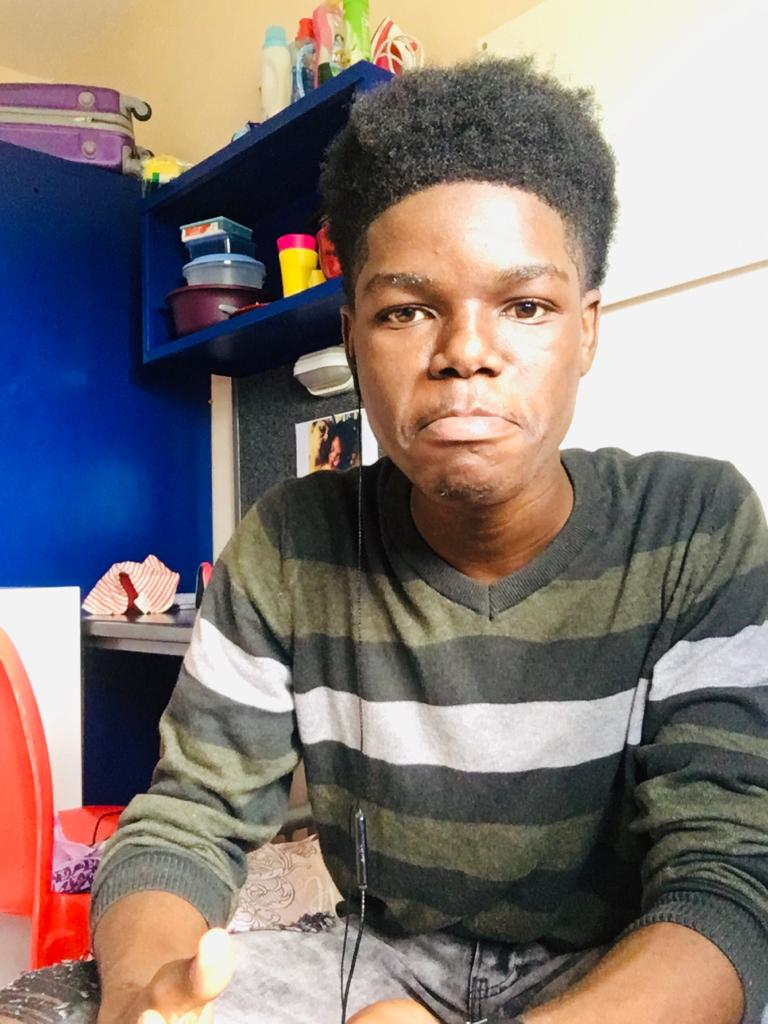
#> input picture face-x/images/me.jpg, 768 x 1024 px
$ python main.py
#> lines starting #> are read from the running program, lines starting #| are printed output that depends on the picture; after the words box and inside, x2 and y2 are one past the last pixel; in counts of white or black regions, pixels touching at a corner belong together
import cv2
import numpy as np
class Cartoonfy(object):
    def __init__(self, image_path):
        self.image_path = image_path

    def cartoonfy(self):
        image = cv2.imread(self.image_path)
#> image is the input picture: shape (1024, 768, 3); mean B, G, R 118.7, 121.8, 132.3
        image = cv2.resize(image, (int(image.shape[1] *.4), int(image.shape[0] * .4)))
#> image: shape (409, 307, 3)
        imageGray = cv2.cvtColor(image, cv2.COLOR_BGR2GRAY)
        imageBlur = cv2.medianBlur(imageGray, ksize=5)
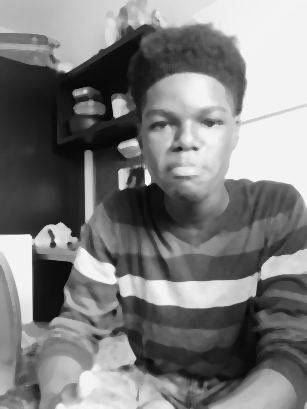
#> imageBlur: shape (409, 307); min 8, max 244, mean 124.8
        imageThreshHold = cv2.adaptiveThreshold(imageBlur, 255, cv2.ADAPTIVE_THRESH_MEAN_C, cv2.THRESH_BINARY, 9, 9)
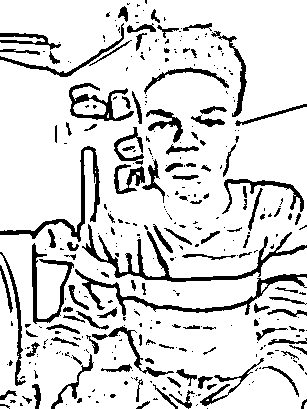
#> imageThreshHold: shape (409, 307); 85.3% white; 342 black regions (226 under 20 px), largest, box (x1, y1, x2, y2) and area: (82, 224, 307, 282) 1753, (75, 269, 307, 316) 1407, (0, 146, 100, 242) 1079
        imageThreshHold2 = cv2.adaptiveThreshold(imageBlur, 255, cv2.ADAPTIVE_THRESH_MEAN_C, cv2.THRESH_BINARY_INV, 9, 9)
        imageCanny = cv2.Canny(imageBlur, 31, 39)
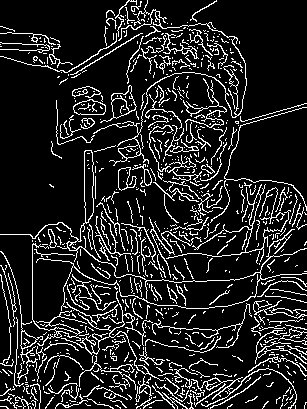
#> imageCanny: shape (409, 307); 13.6% white in thin lines or dots
        # A bilateral filter is a non-linear, edge-preserving, and noise-reducing smoothing filter for images.
        filteredImage = cv2.bilateralFilter(image, 9, 100, 100)
        cattonImage = cv2.bitwise_and(filteredImage,filteredImage,mask=imageThreshHold)
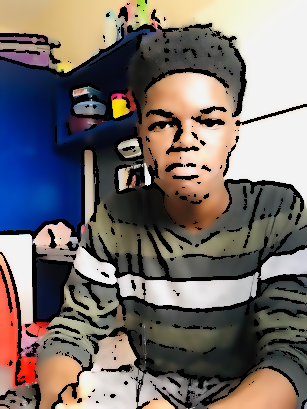
#> cattonImage: shape (409, 307, 3); mean B, G, R 107.5, 110.3, 118.6
        cattonImage2 = cv2.bitwise_and(filteredImage, filteredImage, mask=imageThreshHold2)
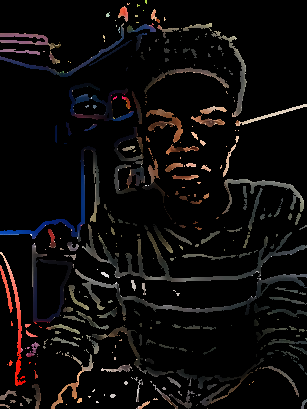
#> cattonImage2: shape (409, 307, 3); mean B, G, R 11.2, 11.5, 13.6
        cattonImage3 = cv2.bitwise_and(filteredImage, filteredImage, mask=imageCanny)
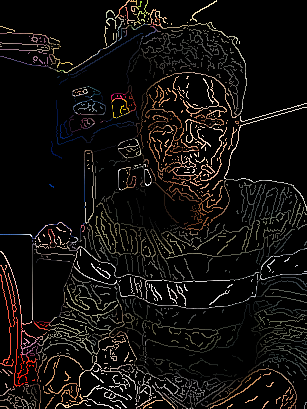
#> cattonImage3: shape (409, 307, 3); mean B, G, R 13.9, 15.6, 18.1
        #
        allCartoons = np.hstack([cattonImage, cattonImage2, cattonImage3])
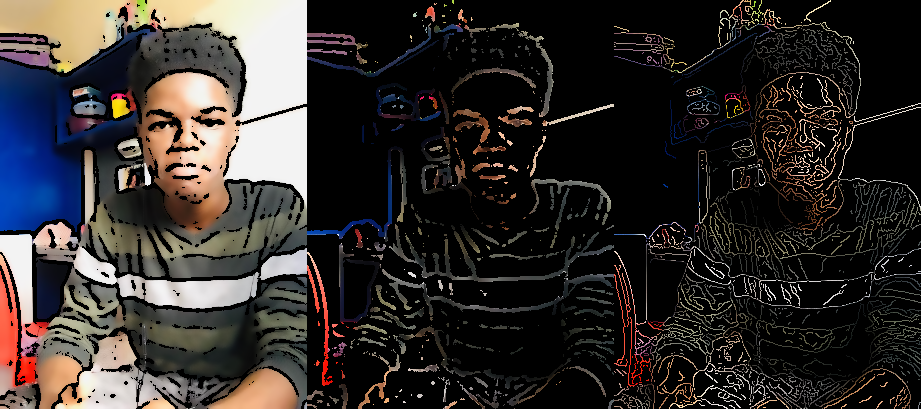
#> allCartoons: shape (409, 921, 3); mean B, G, R 44.2, 45.8, 50.1
        cv2.imshow("CARTOONIFY", allCartoons)
        cv2.waitKey(0)
cartoonify = Cartoonfy('../images/me.jpg')

if __name__ == '__main__':
    cartoonify.cartoonfy()

$ run again, with face-x/images/bandicam 2021-04-12 17-53-41-245.jpg copied over face-x/images/me.jpg
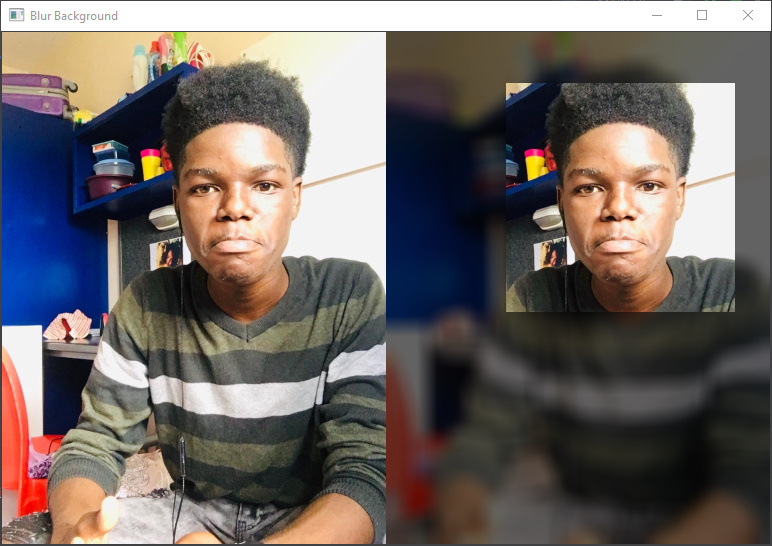
#> input picture face-x/images/bandicam 2021-04-12 17-53-41-245.jpg, 772 x 546 px
#> in cartoonfy, image is the input picture: shape (546, 772, 3); mean B, G, R 101, 103.8, 112
#> image: shape (218, 308, 3)
#> in cartoonfy, `imageThreshHold = cv2.adaptiveThreshold(imageBlur, 255, cv2.ADAPTIVE_T..`:
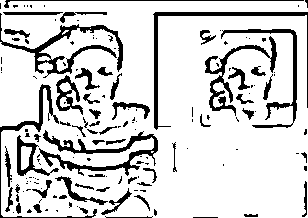
#> imageThreshHold: shape (218, 308); 82.8% white; 154 black regions (97 under 20 px), largest, box (x1, y1, x2, y2) and area: (39, 130, 158, 176) 1362, (0, 13, 123, 78) 1335, (153, 12, 308, 130) 1171
#> imageCanny: shape (218, 308); 14.3% white in thin lines or dots
#> in cartoonfy, `allCartoons = np.hstack([cattonImage, cattonImage2, cattonImage3])`:
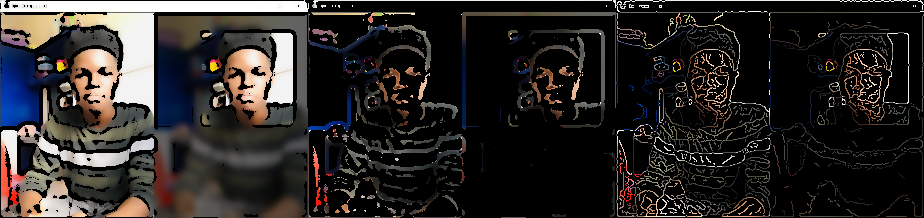
#> allCartoons: shape (218, 924, 3); mean B, G, R 38.5, 39.8, 43.2

$ run again, with face-x/images/bandicam 2021-04-17 21-57-14-173.jpg copied over face-x/images/me.jpg
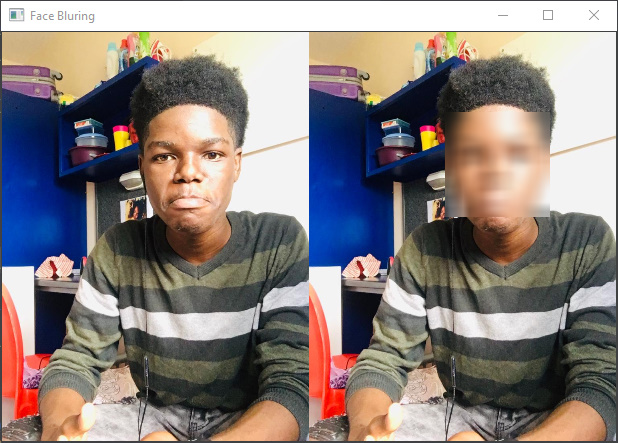
#> input picture face-x/images/bandicam 2021-04-17 21-57-14-173.jpg, 618 x 443 px
#> in cartoonfy, image is the input picture: shape (443, 618, 3); mean B, G, R 126.9, 129.7, 139.3
#> image: shape (177, 247, 3)
#> in cartoonfy, `imageThreshHold = cv2.adaptiveThreshold(imageBlur, 255, cv2.ADAPTIVE_T..`:
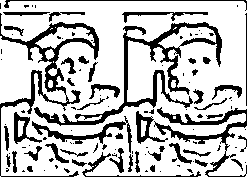
#> imageThreshHold: shape (177, 247); 75% white; 116 black regions (70 under 20 px), largest, box (x1, y1, x2, y2) and area: (34, 22, 222, 126) 2599, (0, 13, 99, 177) 2070, (154, 107, 247, 177) 1231
#> imageCanny: shape (177, 247); 18.3% white in thin lines or dots
#> in cartoonfy, `allCartoons = np.hstack([cattonImage, cattonImage2, cattonImage3])`:
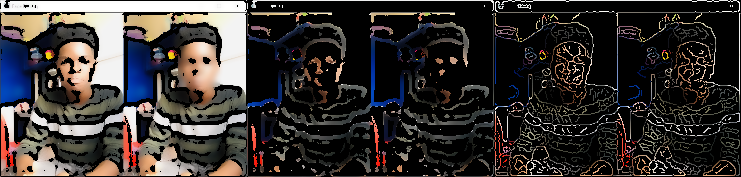
#> allCartoons: shape (177, 741, 3); mean B, G, R 49.2, 50.6, 54.8
